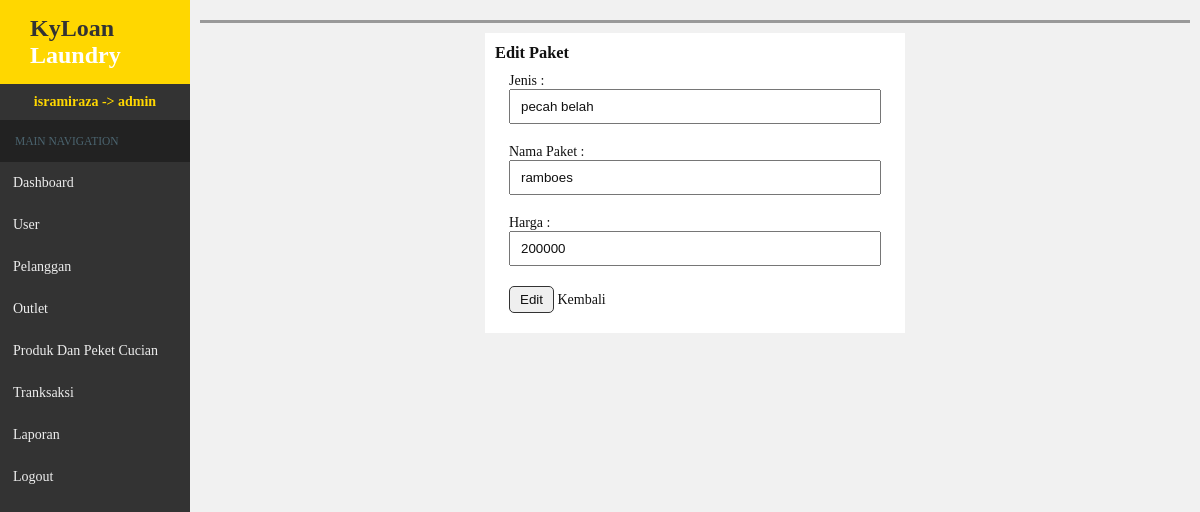
Screenshot of /admin/index.php?hal=paket&aksi=edit&id=4 (signed in) with the database file from the repository.
### tables this page shows
CREATE TABLE `paket` (
  `id_paket` int(5) NOT NULL,
  `id_outlet` int(5) NOT NULL,
  `jenis` varchar(30) NOT NULL,
  `nama_paket` varchar(25) NOT NULL,
  `harga` varchar(10) NOT NULL
);

### admin/paket_edit.php (the view, shortened to what this page needs)
<?php
$id = $_GET['id'];
$edit = $kdb->query("SELECT * FROM paket WHERE id_paket='$id'");
$row = $edit->fetch_assoc();
?>
<form action="" method="POST">
	<h3>Edit Paket</h3>
	<table class="tb-create">
		<tr>
			<td>Jenis :<br><input type="text" name="jenis" value="<?php echo $row['jenis']; ?>"class="input-field"></td>
		</tr>
		<tr>
			<td>Nama Paket :<br><input type="text" name="nama_paket" value="<?php echo $row['nama_paket']; ?>"class="input-field"></td>
		</tr>
        <tr>
			<td>Harga :<br><input type="text" name="harga" value="<?php echo $row['harga']; ?>"class="input-field"></td>
		</tr>
		<tr>
			<td>
				<input type="submit" name="create" value="Edit" class="btn">
				<a href="index.php?hal=paket">Kembali</a>
			</td>
		</tr>
	</table>
	</form>

### admin/css/style.css (style rules this page uses)
* { margin:0;padding:0;box-sizing:border-box;list-style-type:none; text-decoration:none;color:#111; }
body { background-color:#f1f1f1; font-family:trebuchet MS; height:100%; }
.btn { border:1px solid #333;border-radius:5px;padding:5px 10px;cursor:pointer; }
table { border-collapse:collapse;margin-top:15px; }
th, td { padding:10px 4px; }
.tb-create { width:95%;max-width:450px;margin:auto; }
form { background-color:white;width:95%;max-width:30em;margin:auto;padding:10px; }
.input-field { padding:8px 10px;width:100%; }

### rows the page displays
paket: jenis "pecah belah", nama_paket "ramboes", harga "200000"

### other values shown
$_SESSION['nama1'] "isramiraza"
$_SESSION['level1'] "admin"
